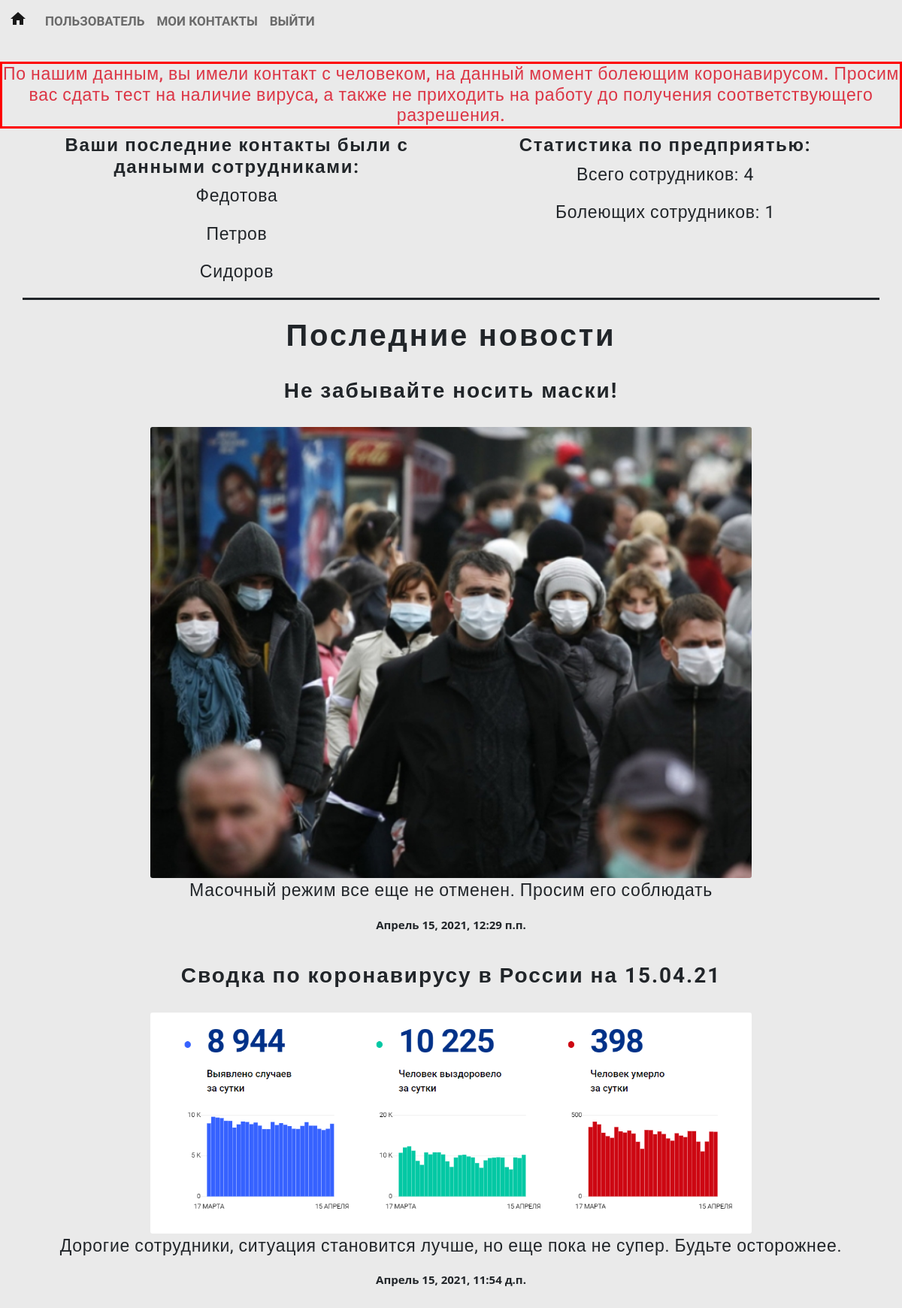
The page / (signed in) on the database as committed earlier.
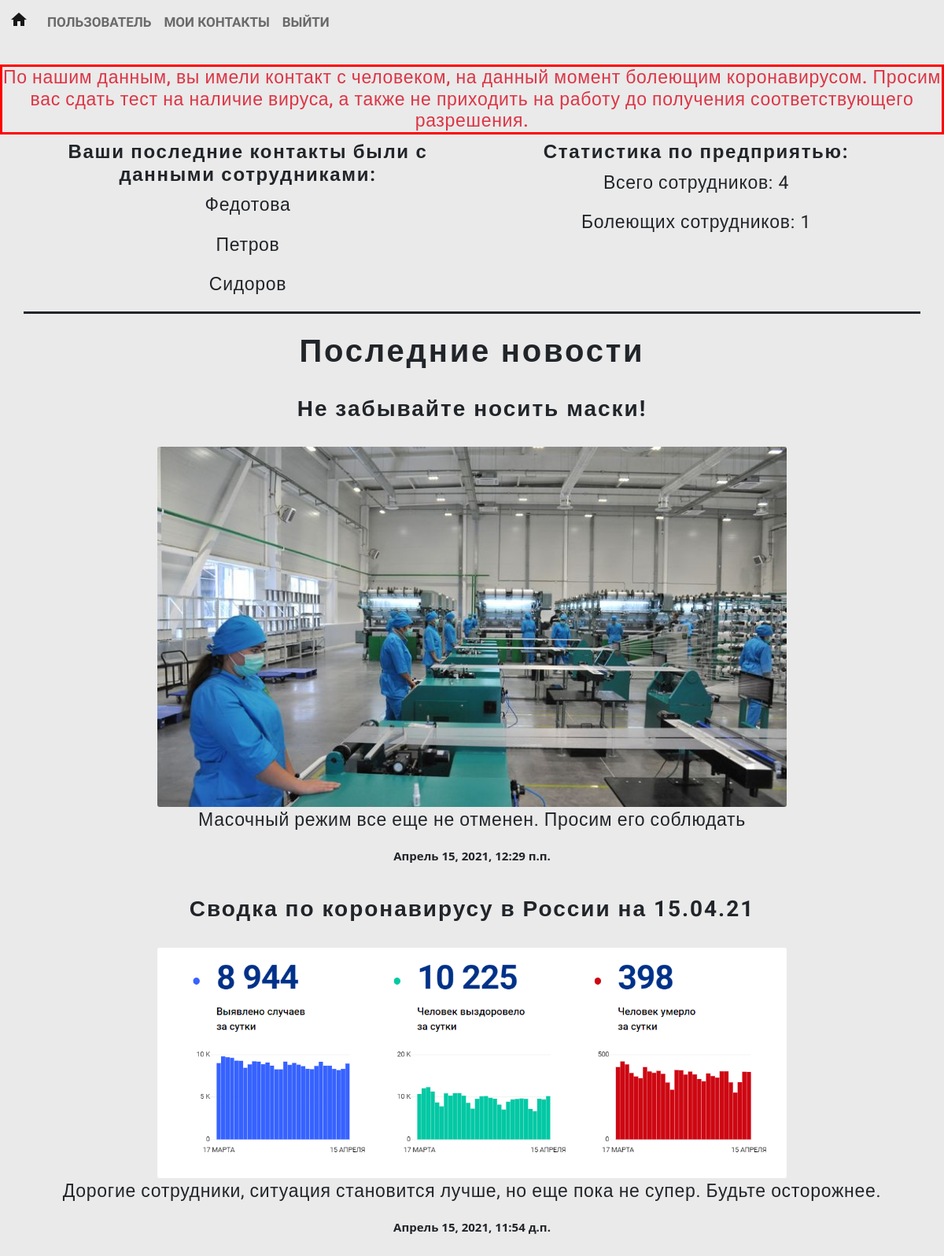
The same page on the database as committed later.
### main/models.py (models this page shows, shortened)
class Post(models.Model):
	title = models.CharField(max_length=100)
	image = models.ImageField(upload_to='Post', blank=True)
	date = models.DateTimeField(auto_now_add=True)
	text = models.TextField(max_length=350, blank=True)
	class Meta:
		ordering = ('-date', )
		verbose_name = 'пост'
		verbose_name_plural = 'посты'

### main/views.py (the view)
# urls.py: 2. Add a URL to urlpatterns:  path('', views.home, name='home')
def home(request):
	if not can_i_let_him_in(request):
		return redirect('login')
	posts = Post.objects.all()
	if request.user.is_staff:
		render(request, 'home.html', {'posts' : posts[:5]})
	our_user = request.user
	contact_list =  Contact.objects.all()
	our_contact_list = []
	for contact in contact_list:
		if contact.first_user.username == our_user.username or contact.second_user.username == our_user.username:
			our_contact_list.append(contact)
	users = User.objects.all()
	all = 0
	ill_users = []
	for user in users:
		if user.groups.filter(name='ill').exists():
			ill_users.append(user)
		if not user.is_staff and not user.is_superuser:
			all += 1
	probably_ill = False
	for contact in our_contact_list:
		if contact.first_user != our_user and ill_users.count(contact.first_user):
			probably_ill = True
			break
		elif contact.second_user != our_user and ill_users.count(contact.second_user):
			probably_ill = True
			break
	contacts_with = []
	for contact in our_contact_list:
		if contact.first_user == our_user and not contacts_with.count(contact.second_user):
			contacts_with.append(contact.second_user)
		elif contact.second_user == our_user and not contacts_with.count(contact.first_user):
			contacts_with.append(contact.first_user)
	return render(request, 'home.html', {'posts' : posts[:5], 'ill' : request.user.groups.filter(name='ill').exists(),
					'probably_ill' : probably_ill, 'contacts_with' : contacts_with, 'all' : all, 'ill_size' : len(ill_users)})

### main/views.py (called while the page is built)
def can_i_let_him_in(request):
	return (request.user.is_authenticated and not request.user.is_superuser)

### main/templates/home.html (shortened to what this page needs)
{% extends 'base.html' %}
{% block content %}
	<br>
	{% if not request.user.is_staff %}
		{% if ill %}
			<h1 class="text-danger regular_text text-center" style="border: 3px solid red">По нашим данным, сейчас вы болеете коронавирусом. Просим вас не приходить на работу некоторое время, а перед возвращением сдать пцр-тест.</h1>
		{% elif probably_ill %}
			<h1 class="text-danger regular_text text-center" style="border: 3px solid red">По нашим данным, вы имели контакт с человеком, на данный момент болеющим коронавирусом. Просим вас сдать тест на наличие вируса, а также не приходить на работу до получения соответствующего разрешения.</h1>
		{% endif %}
			<div class="container" style="border-bottom: 3px solid">
			  <div class="row row-cols-1 row-cols-sm-2">
			    <div class="col text-center">
			      		<h4 class="text_title">Ваши последние контакты были с данными сотрудниками:</h4>
						{% for user in contacts_with %}
							<p class="regular_text">{{ user.last_name }}</p>
						{% endfor %}
			    </div>
			    <div class="col text-center">
			      		<h4 class="text_title">Статистика по предприятью:</h4>
						<p class="regular_text">Всего сотрудников: {{ all }}</p>
						<p class="regular_text">Болеющих сотрудников: {{ ill_size }}</p>
			    </div>
			  </div>
			</div>
	{% endif %}
	<br>
	<h1 class="text-center text_title">Последние новости</h1>
	<br>
	{% for post in posts %}
		<div class="text-center">
			<div class="container">
				<h3 class="text_title">{{ post.title }}</h3>
				<br>
				{% if post.image %}
				<img class="card-img img-fluid" src="{{ post.image.url }}" style="max-width: 800px; max-height: 500px border">
				{% endif %}
				<p class="regular_text">{{ post.text }}</p>
				<p class="date_text">{{ post.date }}</p>
			</div>
			<br>
		</div>
	{% endfor %}
{% endblock %}

Rows that differ between the two databases and show on the page:
changed Post "Не забывайте носить маски!": image: a different picture
